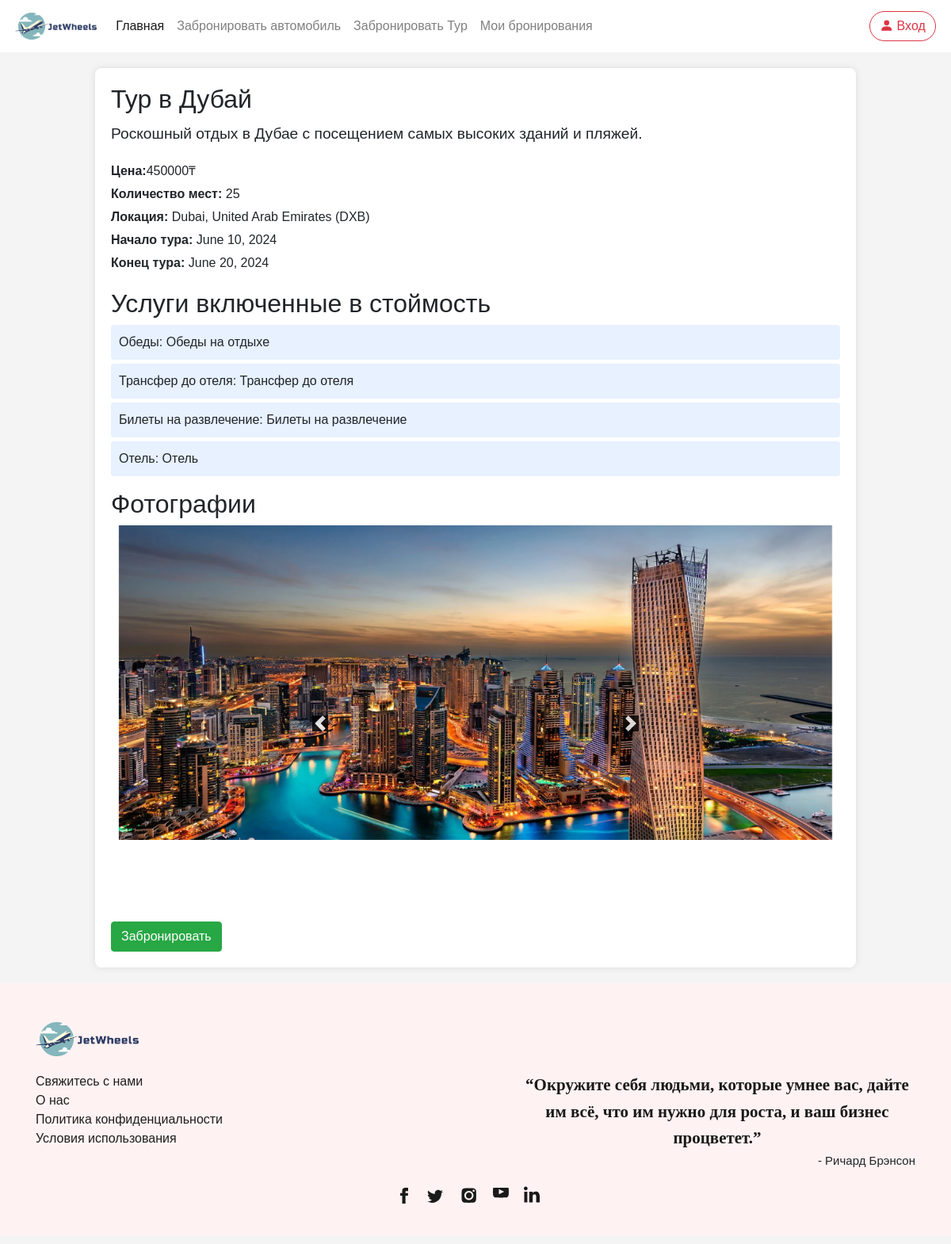
The page /tour/4/ on the database its author committed.
### tour/models.py (models this page shows, shortened)
class Tour(models.Model):
    tour_name = models.CharField(max_length=30, default="")
    tour_desc = models.CharField(max_length=300, default="")
    price = models.IntegerField(default=0)
    tour_capacity = models.IntegerField(default=10)
    location = models.ForeignKey(flight_models.Place, on_delete=models.CASCADE, related_name="location")
    start_date = models.DateField(blank=True, null=True)
    end_date = models.DateField(blank=True, null=True)
    services = models.ManyToManyField('Service', related_name='tours')

class Service(models.Model):
    name = models.CharField(max_length=50)
    description = models.CharField(max_length=300, blank=True)

class Photo(models.Model):
    tour = models.ForeignKey(Tour, on_delete=models.CASCADE, related_name='photos')
    image = models.ImageField(upload_to='flight/static/tour/photos')
    caption = models.CharField(max_length=100, blank=True)

### flight/models.py (models this page shows)
class Place(models.Model):
    city = models.CharField(max_length=64)
    airport = models.CharField(max_length=64)
    code = models.CharField(max_length=3)
    country = models.CharField(max_length=64)
    def __str__(self):
        return f"{self.city}, {self.country} ({self.code})"

### tour/views.py (the view)
# urls.py: path('tour/<int:tour_id>/', views.details, name='tour_details'),
def details(request, tour_id):
    tour_detail = get_object_or_404(Tour, id=tour_id)
    return render(request, 'tour/details.html', {
        'tour': tour_detail,
    })

### flight/templates/tour/details.html (shortened to what this page needs)
{% extends 'flight/layout.html' %}
{% load static %}
{% block body %}
<div class="tour-details">
    <h1>{{ tour.tour_name }}</h1>
    <p class="tour-description"> {{ tour.tour_desc }}</p>
    <div class="tour-info">
        <p><strong>Цена:</strong>{{ tour.price }}₸</p>
        <p><strong>Количество мест:</strong> {{ tour.tour_capacity }}</p>
        <p><strong>Локация:</strong> {{ tour.location }}</p>
        <p><strong>Начало тура:</strong> {{ tour.start_date }}</p>
        <p><strong>Конец тура:</strong> {{ tour.end_date }}</p>
    </div>
    <h2>Услуги включенные в стоймость</h2>
    <ul class="services-list">
        {% for service in tour.services.all %}
            <li>{{ service.name }}: {{ service.description }}</li>
        {% endfor %}
    </ul>
    <h2>Фотографии</h2>
<div id="tourCarousel" class="carousel slide" data-ride="carousel">
    <div class="carousel-inner">
        {% for photo in tour.photos.all %}
            <div class="carousel-item {% if forloop.first %}active{% endif %}">
                <img src="{{photo.image.url|slice:"7:" }}" class="d-block w-100 carousel-image" alt="{{ photo.caption }}">
            </div>
        {% endfor %}
    </div>
    <a class="carousel-control-prev" href="#tourCarousel" role="button" data-slide="prev">
        <span class="carousel-control-prev-icon" aria-hidden="true"></span>
    </a>
    <a class="carousel-control-next" href="#tourCarousel" role="button" data-slide="next">
        <span class="carousel-control-next-icon" aria-hidden="true"></span>
    </a>
</div>
<form action="{% url 'tour_review' %}" method="GET" style="display: flex;">
<button class="btn btn-primary btn-success o-b" type="submit">
    Забронировать
</button>
</form>
</div>
{% endblock %}

### flight/static/css/layout_style.css (style rules this page uses)
body { margin: 0px; padding: 0px; font-family: "Rubik", sans-serif; font-weight: normal; font-style: normal; min-width: 250px; }

### flight/templates/tour/details.html (style rules this page uses)
body { font-family: Arial, sans-serif; margin: 0; padding: 0; background-color: #f4f4f4; }
.tour-details { width: 80%; margin: 20px auto; padding: 20px; background-color: #fff; box-shadow: 0 0 10px rgba(0, 0, 0, 0.1); border-radius: 8px; }
.tour-details h1 { font-size: 2em; margin-bottom: 10px; }
.tour-details .tour-description { font-size: 1.2em; margin-bottom: 20px; }
.tour-info { margin-bottom: 20px; }
.tour-info p { margin: 5px 0; }
.services-list { list-style-type: none; padding: 0; }
.services-list li { background-color: #e7f1ff; margin: 5px 0; padding: 10px; border-radius: 4px; }
.carousel-item { text-align: center; }
.carousel-image { max-height: 500px; max-width: 900px; margin: 0 auto; }
.carousel-control-prev, .carousel-control-next { top: 50%; transform: translateY(-50%); width: 3rem; height: 3rem; opacity: 0.8; }
.carousel-control-prev { left: 15rem; }
.carousel-control-next { right: 15rem; }
.carousel-control-prev-icon, .carousel-control-next-icon { background-color: #000; }
.carousel-control-prev-icon::before, .carousel-control-next-icon::before { font-size: 2rem; }

### rows shown on the page
Tour: tour_name "Тур в Дубай", tour_desc "Роскошный отдых в Дубае с посещением самых высоких зданий и пляжей.", price "450000", tour_capacity "25", location "Dubai, United Arab Emirates (DXB)", start_date "June 10, 2024", end_date "June 20, 2024"
Service: name "Обеды", description "Обеды на отдыхе"
Service: name "Трансфер до отеля", description "Трансфер до отеля"
Service: name "Билеты на развлечение", description "Билеты на развлечение"
Service: name "Отель", description "Отель"
Photo: image (picture)
